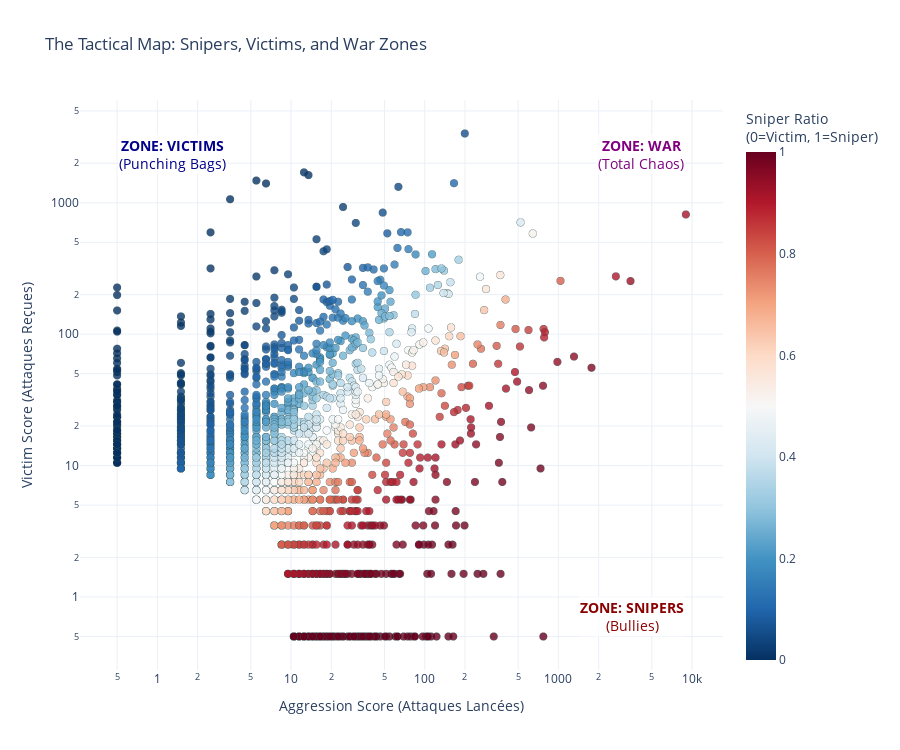

Source (notebook cell):
### Markdown cell above
### 2. The Tactical Map: Snipers vs. War Zones

The Intel: We plotted every active subreddit on a map based on how many attacks they launch (X-axis) versus how many they receive (Y-axis). This reveals the structural role they play in the conflict network.

The Analysis: The map reveals three distinct zones:

The Snipers (Bottom Right): Look at the red dots in the bottom right corner. These communities launch thousands of attacks but are almost never attacked back. They are the "Bullies" of the network. They sit in their fortress, firing shots at others.

The Punching Bags (Top Left): These blue dots are the victims. They receive massive hate but rarely retaliate.

The War Zones (Top Right and Diagonal): This is the chaos of r/politics or r/The_Donald (subreddit about Donald Trump). Everyone is fighting everyone.

Actionable Advice:

Identify the Snipers. You cannot negotiate with a Sniper. They are not interested in a two-way war (War Zone), they want a one-way raid. If you see traffic coming from the Sniper Zone, trigger your lockdown protocols immediately.

### Code cell
from my_function import plot_tactical_map_interactive

plot_tactical_map_interactive(merge_df, min_interactions=10)

### Figure 1 — Plotly figure (JSON) as saved in the notebook; plotly's stock layout.template omitted (floating-point values rounded to 4 significant figures; data arrays with more than 128 entries replaced by an {"elided": "..."} marker saying what was removed)
{"data": [{"customdata": {"elided": "1672x3 float values"}, "hovertemplate": "<b>%{hovertext}</b><br><br>Attacks Launched: %{customdata[0]:.0f}<br>Attacks Received: %{customdata[1]:.0f}<br>Sniper Ratio: %{customdata[2]:.2f}", "hovertext": {"elided": "1672 str values"}, "legendgroup": "", "marker": {"color": {"elided": "1672 float values"}, "coloraxis": "coloraxis", "line": {"color": "DarkSlateGrey", "width": 0.5}, "opacity": 0.8, "size": 8, "symbol": "circle"}, "mode": "markers", "name": "", "showlegend": false, "type": "scattergl", "x": {"elided": "1672 float values"}, "xaxis": "x", "y": {"elided": "1672 float values"}, "yaxis": "y"}], "layout": {"annotations": [{"bgcolor": "rgba(255,255,255,0.8)", "font": {"color": "darkred", "size": 14}, "showarrow": false, "text": "<b>ZONE: SNIPERS</b><br>(Bullies)", "x": 3.954, "xanchor": "right", "y": -0.301, "yanchor": "bottom"}, {"bgcolor": "rgba(255,255,255,0.8)", "font": {"color": "darkblue", "size": 14}, "showarrow": false, "text": "<b>ZONE: VICTIMS</b><br>(Punching Bags)", "x": -0.301, "xanchor": "left", "y": 3.527, "yanchor": "top"}, {"bgcolor": "rgba(255,255,255,0.8)", "font": {"color": "purple", "size": 14}, "showarrow": false, "text": "<b>ZONE: WAR</b><br>(Total Chaos)", "x": 3.954, "xanchor": "right", "y": 3.527, "yanchor": "top"}], "coloraxis": {"colorbar": {"title": {"text": "Sniper Ratio<br>(0=Victim, 1=Sniper)"}}, "colorscale": [[0, "rgb(5,48,97)"], [0.1, "rgb(33,102,172)"], [0.2, "rgb(67,147,195)"], [0.3, "rgb(146,197,222)"], [0.4, "rgb(209,229,240)"], [0.5, "rgb(247,247,247)"], [0.6, "rgb(253,219,199)"], [0.7, "rgb(244,165,130)"], [0.8, "rgb(214,96,77)"], [0.9, "rgb(178,24,43)"], [1, "rgb(103,0,31)"]]}, "height": 750, "hovermode": "closest", "legend": {"tracegroupgap": 0}, "title": {"text": "The Tactical Map: Snipers, Victims, and War Zones"}, "xaxis": {"anchor": "y", "domain": [0, 1], "title": {"text": "Aggression Score (Attaques Lancées)"}, "type": "log"}, "yaxis": {"anchor": "x", "domain": [0, 1], "title": {"text": "Victim Score (Attaques Reçues)"}, "type": "log"}}}
